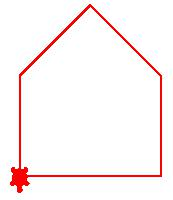

Reproduce this figure in Python.
# draw a house
from turtle import *

forward(141)
left(90)
forward(100)
left(45)
forward(100)
left(90)
forward(100)
left(45)
forward(100)

done()
